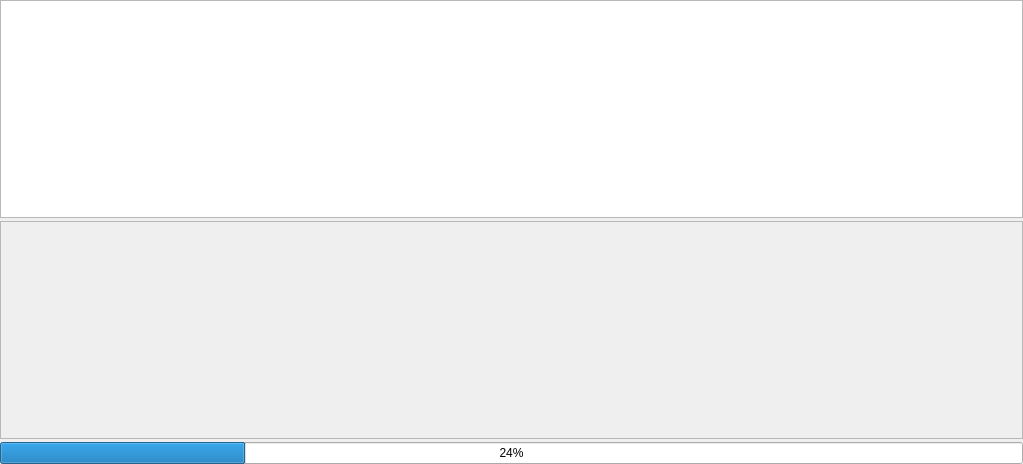
<?xml version="1.0" encoding="UTF-8"?>
<ui version="4.0">
 <class>WdgTest</class>
 <widget class="QWidget" name="WdgTest">
  <property name="geometry">
   <rect>
    <x>0</x>
    <y>0</y>
    <width>1023</width>
    <height>464</height>
   </rect>
  </property>
  <property name="windowTitle">
   <string>Form</string>
  </property>
  <layout class="QVBoxLayout" name="verticalLayout_2">
   <property name="spacing">
    <number>3</number>
   </property>
   <property name="leftMargin">
    <number>0</number>
   </property>
   <property name="topMargin">
    <number>0</number>
   </property>
   <property name="rightMargin">
    <number>0</number>
   </property>
   <property name="bottomMargin">
    <number>0</number>
   </property>
   <item>
    <widget class="QTableView" name="tableView"/>
   </item>
   <item>
    <widget class="QScrollArea" name="scrollArea">
     <property name="widgetResizable">
      <bool>true</bool>
     </property>
     <widget class="QWidget" name="scrollAreaWidgetContents">
      <property name="geometry">
       <rect>
        <x>0</x>
        <y>0</y>
        <width>1021</width>
        <height>216</height>
       </rect>
      </property>
     </widget>
    </widget>
   </item>
   <item>
    <widget class="QProgressBar" name="progressBar">
     <property name="value">
      <number>24</number>
     </property>
    </widget>
   </item>
  </layout>
 </widget>
 <resources/>
 <connections/>
</ui>
